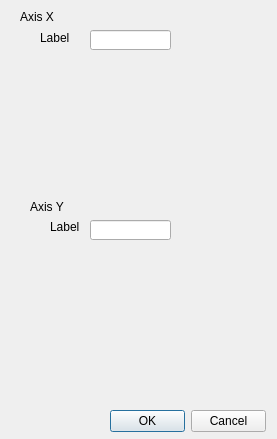
<?xml version="1.0" encoding="UTF-8"?>
<ui version="4.0">
 <class>graphicSettingsDialog</class>
 <widget class="QDialog" name="graphicSettingsDialog">
  <property name="geometry">
   <rect>
    <x>0</x>
    <y>0</y>
    <width>277</width>
    <height>439</height>
   </rect>
  </property>
  <property name="windowTitle">
   <string>Graphic Settings</string>
  </property>
  <widget class="QDialogButtonBox" name="buttonBox">
   <property name="geometry">
    <rect>
     <x>110</x>
     <y>410</y>
     <width>156</width>
     <height>23</height>
    </rect>
   </property>
   <property name="standardButtons">
    <set>QDialogButtonBox::Cancel|QDialogButtonBox::Ok</set>
   </property>
  </widget>
  <widget class="QLabel" name="label_2">
   <property name="geometry">
    <rect>
     <x>20</x>
     <y>10</y>
     <width>46</width>
     <height>13</height>
    </rect>
   </property>
   <property name="text">
    <string>Axis X</string>
   </property>
  </widget>
  <widget class="QLabel" name="label_3">
   <property name="geometry">
    <rect>
     <x>40</x>
     <y>30</y>
     <width>31</width>
     <height>16</height>
    </rect>
   </property>
   <property name="text">
    <string>Label</string>
   </property>
  </widget>
  <widget class="QLabel" name="label_5">
   <property name="geometry">
    <rect>
     <x>30</x>
     <y>200</y>
     <width>46</width>
     <height>13</height>
    </rect>
   </property>
   <property name="text">
    <string>Axis Y</string>
   </property>
  </widget>
  <widget class="QLabel" name="label_6">
   <property name="geometry">
    <rect>
     <x>50</x>
     <y>220</y>
     <width>46</width>
     <height>13</height>
    </rect>
   </property>
   <property name="text">
    <string>Label</string>
   </property>
  </widget>
  <widget class="QLineEdit" name="axisXLabellineEdit">
   <property name="geometry">
    <rect>
     <x>90</x>
     <y>30</y>
     <width>81</width>
     <height>20</height>
    </rect>
   </property>
  </widget>
  <widget class="QLineEdit" name="axisYLabellineEdit">
   <property name="geometry">
    <rect>
     <x>90</x>
     <y>220</y>
     <width>81</width>
     <height>20</height>
    </rect>
   </property>
  </widget>
 </widget>
 <resources/>
 <connections>
  <connection>
   <sender>buttonBox</sender>
   <signal>rejected()</signal>
   <receiver>graphicSettingsDialog</receiver>
   <slot>reject()</slot>
   <hints>
    <hint type="sourcelabel">
     <x>219</x>
     <y>418</y>
    </hint>
    <hint type="destinationlabel">
     <x>245</x>
     <y>468</y>
    </hint>
   </hints>
  </connection>
 </connections>
</ui>
